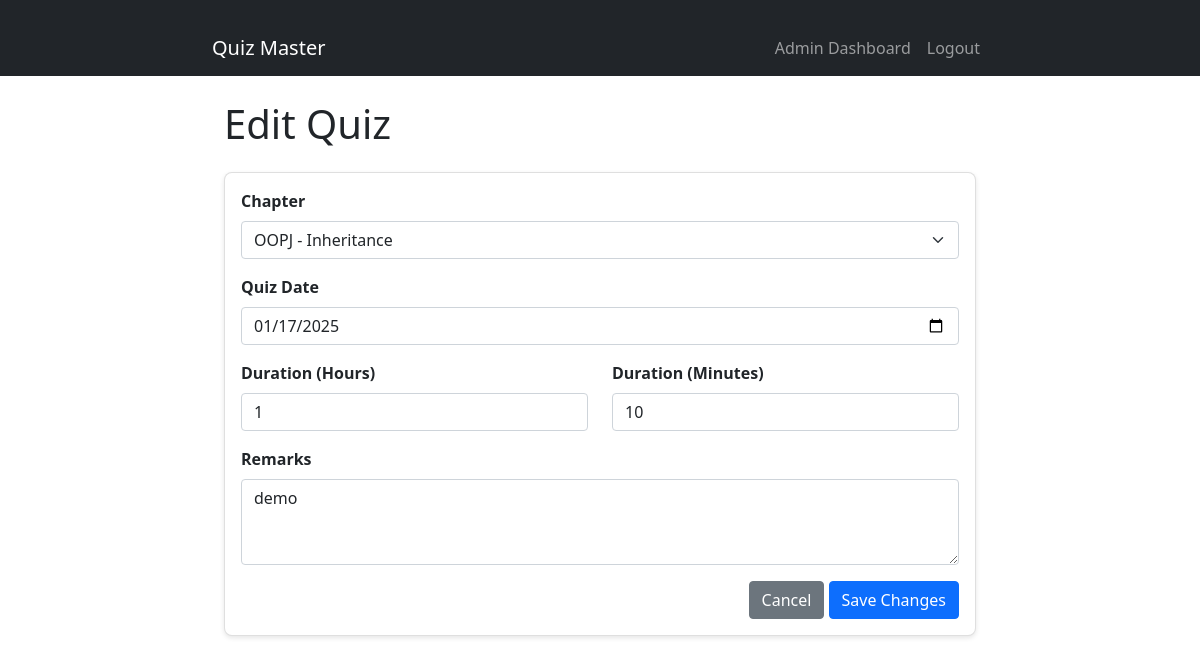
Before: /quiz/edit/1 (signed in) with the older database file.
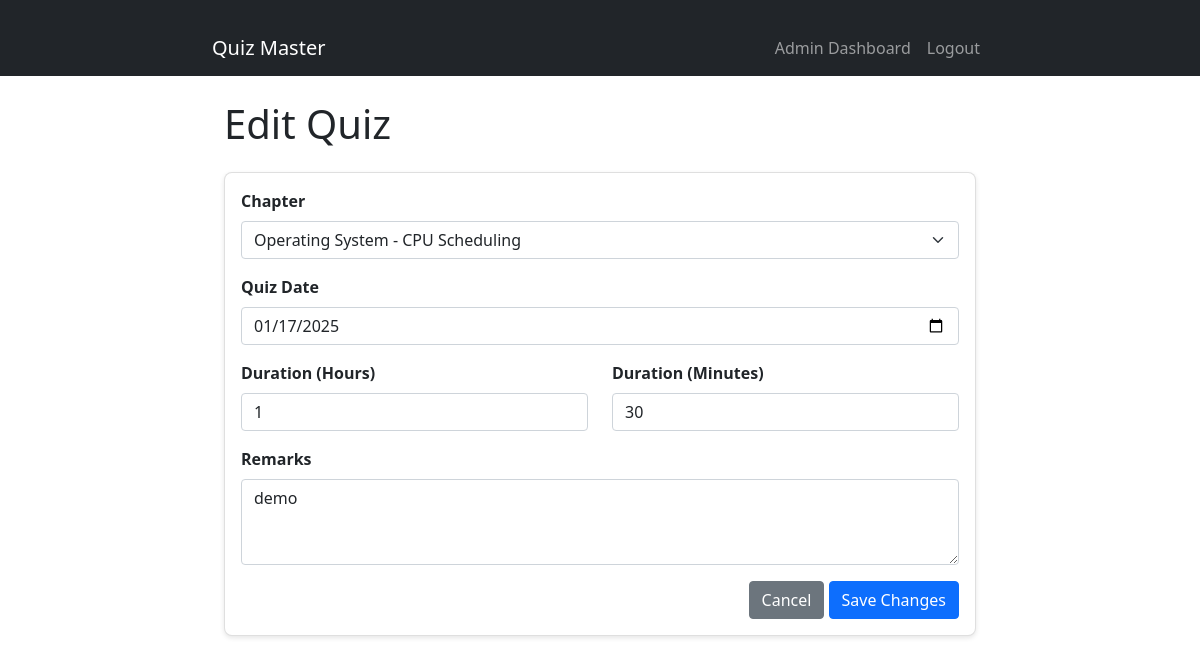
After: the same page with the newer database file.
### models/models.py (models this page shows)
class Quiz(db.Model):
    id = db.Column(db.Integer, primary_key=True)
    chapter_id = db.Column(db.Integer, db.ForeignKey('chapter.id'), nullable=False)
    date_of_quiz = db.Column(db.Date, nullable=False)
    time_duration = db.Column(db.Interval, nullable=False)
    remarks = db.Column(db.Text)
    questions = db.relationship('Question', backref='quiz', cascade='all, delete-orphan', lazy=True)
    scores = db.relationship('Score', backref='quiz', cascade='all, delete-orphan', lazy=True)

### controllers/admin.py (the view, shortened to what this page needs)
@admin.route('/quiz/edit/<int:id>', methods=['GET', 'POST'])
@login_required
@admin_required
def edit_quiz(id):
    quiz = Quiz.query.get_or_404(id)
    form = QuizForm()
    form.chapter_id.choices = [(chapter.id, f"{chapter.subject.name} - {chapter.name}") for chapter in Chapter.query.join(Subject).all()]
    form.chapter_id.data = quiz.chapter_id
    form.date_of_quiz.data = quiz.date_of_quiz
    form.duration_hours.data = quiz.time_duration.seconds // 3600
    form.duration_minutes.data = (quiz.time_duration.seconds % 3600) // 60
    form.remarks.data = quiz.remarks
    return render_template('admin/edit_quiz.html', form=form, quiz=quiz)

### forms/admin_forms.py
class QuizForm(FlaskForm):
    chapter_id = SelectField('Chapter', coerce=int, validators=[DataRequired()])
    date_of_quiz = DateField('Quiz Date', validators=[DataRequired()])
    duration_hours = IntegerField('Duration (Hours)', default=0, validators=[DataRequired(), NumberRange(min=0)])
    duration_minutes = IntegerField('Duration (Minutes)', validators=[DataRequired(), NumberRange(min=0, max=59)])
    remarks = TextAreaField('Remarks', validators=[DataRequired()])

### app.py (called while the page is built)
@login_manager.user_loader
def load_user(user_id):
    return User.query.get(int(user_id))

### controllers/admin.py (called while the page is built)
def admin_required(f):
    @wraps(f)
    def decorated_function(*args, **kwargs):
        if not current_user.is_authenticated or not current_user.is_admin:
            flash('Access denied.', 'danger')
            return redirect(url_for('auth.login'))
        return f(*args, **kwargs)
    return decorated_function

### templates/admin/edit_quiz.html (shortened to what this page needs)
{% extends "base.html" %}
{% block content %}
<div class="container">
    <h1 class="mb-4">Edit Quiz</h1>
    <div class="card">
        <div class="card-body">
            <form method="POST">
                <div class="mb-3">
                    {{ form.chapter_id.label(class="form-label") }}
                    {% if form.chapter_id.choices %}
                        {{ form.chapter_id(class="form-select") }}
                    {% else %}
                        <select class="form-select" disabled>
                            <option>No chapters available</option>
                        </select>
                    {% endif %}
                </div>
                <div class="mb-3">
                    {{ form.date_of_quiz.label(class="form-label") }}
                    {{ form.date_of_quiz(class="form-control", type="date") }}
                </div>
                <div class="row mb-3">
                    <div class="col">
                        {{ form.duration_hours.label(class="form-label") }}
                        {{ form.duration_hours(class="form-control", min=0) }}
                    </div>
                    <div class="col">
                        {{ form.duration_minutes.label(class="form-label") }}
                        {{ form.duration_minutes(class="form-control", min=0, max=59) }}
                    </div>
                </div>
                <div class="mb-3">
                    {{ form.remarks.label(class="form-label") }}
                    {{ form.remarks(class="form-control", rows=3) }}
                </div>
                <div class="text-end">
                    <a href="{{ url_for('admin.manage_quizzes') }}" class="btn btn-secondary">Cancel</a>
                    <button type="submit" class="btn btn-primary">Save Changes</button>
                </div>
            </form>
        </div>
    </div>
</div>
{% endblock %}

Changed rows visible on the page:
changed Quiz "demo": chapter_id "OOPJ - Inheritance" → "Operating System - CPU Scheduling"
Other visible differences:
form field duration_minutes: "10" → "30"
